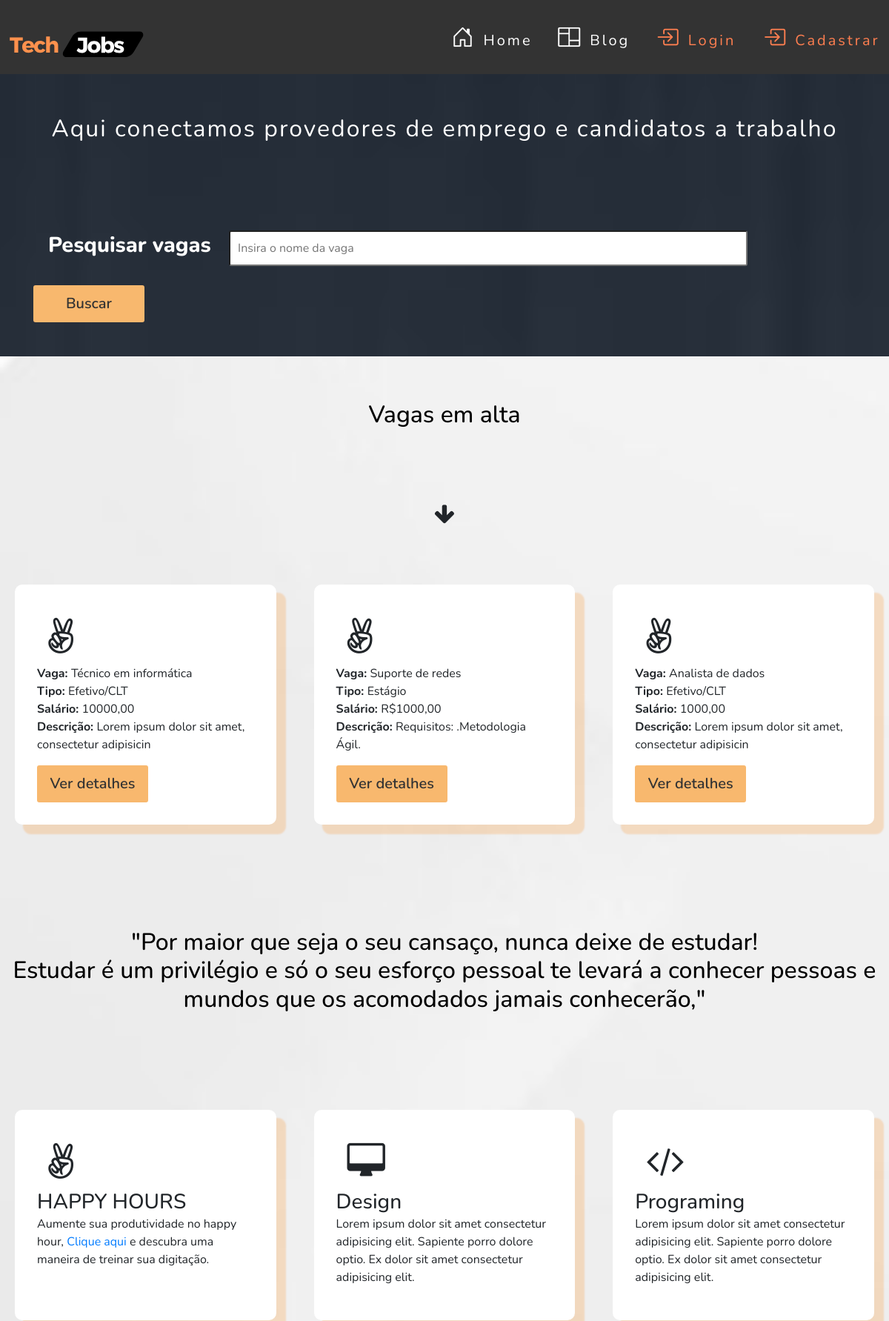
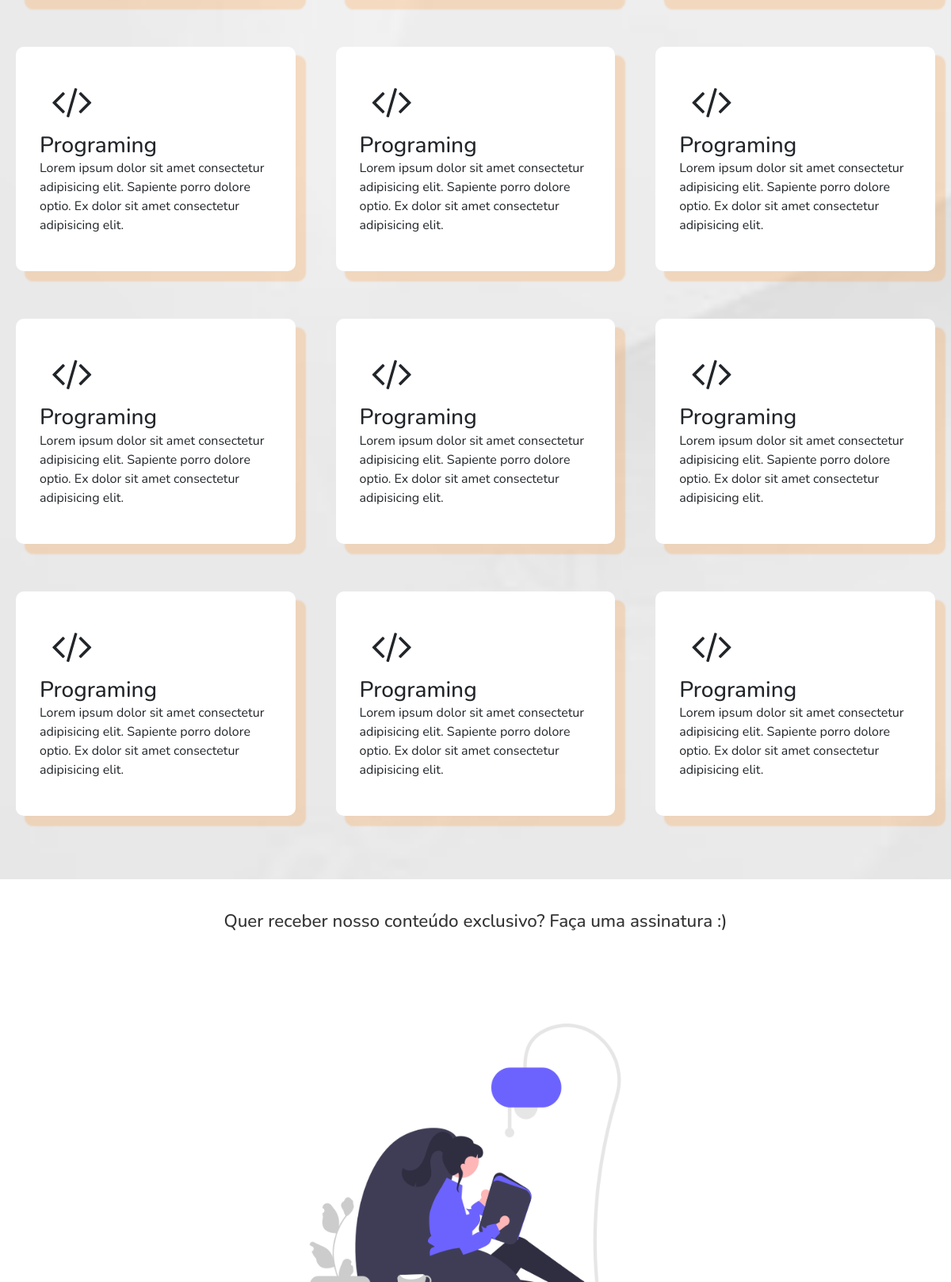
The app's page /view/index.php (upper part) with its own data (2 pictures, top to bottom).
### tables this page shows
CREATE TABLE `vaga` (
  `id` int NOT NULL,
  `nome` varchar(50) NOT NULL,
  `tipo` varchar(30) NOT NULL,
  `descricao` longtext NOT NULL,
  `salario` varchar(50) NOT NULL,
  `carga_horaria` varchar(100) NOT NULL,
  `data_publicacao` date NOT NULL,
  `data_expiracao` date NOT NULL,
  `usuario_id` int DEFAULT NULL
);

### src/database/conexao.php (called while the page is built)
<?php
class Conexao
{
    public static function getConexao()
    {
        try {
            return new PDO("mysql:host=127.0.0.1;dbname=techjobsdb", "root", "");
        } catch (\PDOException $e) {
            echo 'Error ao conectar com banco de dados. ' . $e->getMessage();
            return null;
        }
    }
}

### src/dao/vagadao.php (called while the page is built, shortened)
<?php
include_once __DIR__ . '/../database/conexao.php';
class  VagaDAO
{
    private $dbh;
    public function __construct()
    {
        $this->dbh = Conexao::getConexao();
    }
    public function getAll()
    {
        $query = "SELECT * FROM vaga";
        $stmt = $this->dbh->query($query);
        $rows = $stmt->fetchAll();
        $this->dbh = null;
        return $rows;
    }
}

### vaga/all.php (the view, shortened to what this page needs)
<?php
require_once __DIR__ . '/../src/dao/vagadao.php';
$dao = new VagaDAO();
$vagas = $dao->getAll();
foreach ($vagas
as $vaga) { ?>
    <article>
        <div class="icon"><i class="fa fa-3x fa-angellist"></i></div>
        <div class="content" title="<?= $vaga['descricao'] ?>">
            <?php echo '<strong>Vaga: </strong>' . $vaga['nome'] ?><br>
            <p><?php echo '<strong>Tipo: </strong> ' . $vaga['tipo'] ?><br>
                <?php echo '<strong>Salário: </strong> ' . $vaga['salario'] ?><br>
                <?php echo '<strong>Descrição: </strong> ' .
                    substr($vaga['descricao'], 0,
                        (strlen($vaga['descricao']) >= 50 ? 50 :
                            strlen($vaga['descricao']))) ?>
            </p>
            <span class="btn-orange">
                                    <a href="../vaga/candidatar.php?id=<?= $vaga['id'] ?>"><button type="submit"
                                                                                                class="btn-primary btn-lg">Ver detalhes</button></a>
                                </span>
        </div>
    </article>
    <?php } ?>

### layouts/headerHome.php
<header class="main-header">
    <nav class="main-header-content">
        <div class="logo">
            <a href="index.php">
                <img src="../assets/img/Tech%20(1).svg" alt="" width="200px" height="100px">
            </a>
        </div>
        <nav class="menu">
            <ul>
                <li class="item-menu">
                    <a href="index.php">
                        <span class="icon"><i class="bi bi-house-door"></i></span>
                        <span class="txt-link">Home</span>
                    </a>
                </li>
                <li class="item-menu">
                    <a href="blog.php">
                        <span class="icon"><i class="bi bi-columns"></i></span>
                        <span class="txt-link">Blog</span>
                    </a>
                </li>
                <li class="item-menu">
                    <a style="color: coral" href="../auth/index.php">
                        <span class="icon"><i class="bi bi-box-arrow-in-right"></i></span>
                        <span class="txt-link">Login</span>
                    </a>
                </li>
                <li class="item-menu">
                    <a style="color: coral" href="../usuarios/opçõesCadastro.php">
                        <span class="icon"><i class="bi bi-box-arrow-in-right"></i></span>
                        <span class="txt-link">Cadastrar</span>
                    </a>
                </li>
            </ul>
        </nav>
    </nav>
</header>

### view/index.php (shortened to what this page needs)
<?php require_once __DIR__ . '/../layouts/headerHome.php'; ?>
<!DOCTYPE html>
<html lang="pt-br">
<head>
    <link rel="stylesheet" href="https://maxcdn.bootstrapcdn.com/bootstrap/4.0.0/css/bootstrap.min.css"
>
    <link rel="stylesheet" href="https://cdn.jsdelivr.net/npm/bootstrap-icons@1.11.1/font/bootstrap-icons.css">
    <link rel="stylesheet" href="https://cdnjs.cloudflare.com/ajax/libs/font-awesome/4.7.0/css/font-awesome.min.css"
/>
    <link href="https://unpkg.com/progressive-image@1.2.0/dist/index.css" rel="stylesheet" type="text/css">
    <link href="https://unpkg.com/aos@2.3.1/dist/aos.css" rel="stylesheet">
    <link rel="stylesheet" href="../assets/css/style.css">
    <link rel="stylesheet" href="https://cdn.jsdelivr.net/npm/bootstrap-icons@1.11.1/font/bootstrap-icons.css">
</head>
<body id="home">
<div class="main-cta">
    <article class="main-cta-banner">
        <div class="main-cta-banner-spacer">
            <p>Aqui conectamos provedores de emprego e candidatos a trabalho</p>
            <div class="col-md-12">
                <div class="card-body font-weight-bold">
                    <div class="form-group main-cta-banner-busca">
                        <form action="../vaga/consulta.php" method="POST">
                            <label for="vaga">
                                <h1>Pesquisar vagas</h1>
                            </label>
                            <input type="text" name="vaga" size="50" placeholder="Insira o nome da vaga"></input>
                            <span class="btn-orange">
                                    <button type="submit" class="btn-primary btn-lg">Buscar</button>
                                </span>
                        </form>
                    </div>
                </div>
            </div>
        </div>
    </article>
</div>
<section class="main-blog">
    <div class="main-blog-header">
        <h2 class="aos-init aos-animate">
            Vagas em alta
        </h2>
        <div class="seta">
            <i class="fa fa-arrow-down"></i>
        </div>
    </div>
    <div class="main-blog-content">
        <?php require_once __DIR__ . '/../vaga/all.php'; ?>
    </div>
    <div class="main-blog-header">
        <h2 class="aos-init aos-animate">
            "Por maior que seja o seu cansaço, nunca deixe de estudar! <br>
            Estudar é um privilégio e só o seu
            esforço pessoal te levará a conhecer pessoas e mundos que os acomodados jamais conhecerão,"
        </h2>
    </div>
    <div class="main-blog-content">
        <article>
            <div class="icon"><i class="fa fa-3x fa-angellist"></i></div>
            <div class="content">
                <h3>HAPPY HOURS</h3>
                <p>Aumente sua produtividade no happy hour,
                    <a href="https://monkeytype.com/" target="_blank" rel="external">Clique aqui</a>
                    e descubra uma maneira de treinar sua digitação.
                </p>
            </div>
        </article>
        <article>
            <div class="icon">
                <i class="fa fa-3x fa-desktop"></i>
            </div>
            <div class="content">
                <h3>Design</h3>
                <p>Lorem ipsum dolor sit amet consectetur adipisicing elit. Sapiente porro dolore optio.
                    Ex dolor sit amet consectetur adipisicing elit.
                </p>
            </div>
        </article>
        <article>
            <div class="icon">
                <i class="fa fa-3x fa-code"></i>
            </div>
            <div class="content">
                <h3>Programing</h3>
                <p>Lorem ipsum dolor sit amet consectetur adipisicing elit. Sapiente porro dolore optio.
                    Ex dolor sit amet consectetur adipisicing elit.
                </p>
            </div>
        </article>
        <article>
            <div class="icon">
                <i class="fa fa-3x fa-code"></i>
            </div>
            <div class="content">
                <h3>Programing</h3>
                <p>Lorem ipsum dolor sit amet consectetur adipisicing elit. Sapiente porro dolore optio.
                    Ex dolor sit amet consectetur adipisicing elit.
                </p>
            </div>
        </article>
        <article>
            <div class="icon">
                <i class="fa fa-3x fa-code"></i>
            </div>
            <div class="content">
                <h3>Programing</h3>
                <p>Lorem ipsum dolor sit amet consectetur adipisicing elit. Sapiente porro dolore optio.
                    Ex dolor sit amet consectetur adipisicing elit.
                </p>
            </div>
        </article>
        <article>
            <div class="icon">
                <i class="fa fa-3x fa-code"></i>
            </div>
            <div class="content">
                <h3>Programing</h3>
                <p>Lorem ipsum dolor sit amet consectetur adipisicing elit. Sapiente porro dolore optio.
                    Ex dolor sit amet consectetur adipisicing elit.
                </p>
            </div>
        </article>
        <article>
            <div class="icon">
                <i class="fa fa-3x fa-code"></i>
            </div>
            <div class="content">
                <h3>Programing</h3>
                <p>Lorem ipsum dolor sit amet consectetur adipisicing elit. Sapiente porro dolore optio.
                    Ex dolor sit amet consectetur adipisicing elit.
                </p>
            </div>
        </article>
        <article>
            <div class="icon">
                <i class="fa fa-3x fa-code"></i>
            </div>
            <div class="content">
                <h3>Programing</h3>
                <p>Lorem ipsum dolor sit amet consectetur adipisicing elit. Sapiente porro dolore optio.
                    Ex dolor sit amet consectetur adipisicing elit.
                </p>
            </div>
        </article>
        <article>
            <div class="icon">
                <i class="fa fa-3x fa-code"></i>
            </div>
            <div class="content">
                <h3>Programing</h3>
                <p>Lorem ipsum dolor sit amet consectetur adipisicing elit. Sapiente porro dolore optio.
                    Ex dolor sit amet consectetur adipisicing elit.
                </p>
            </div>
        </article>
        <article>
            <div class="icon">
                <i class="fa fa-3x fa-code"></i>
            </div>
            <div class="content">
                <h3>Programing</h3>
                <p>Lorem ipsum dolor sit amet consectetur adipisicing elit. Sapiente porro dolore optio.
                    Ex dolor sit amet consectetur adipisicing elit.
                </p>
            </div>
        </article>
        <article>
            <div class="icon">
                <i class="fa fa-3x fa-code"></i>
            </div>
            <div class="content">
                <h3>Programing</h3>
                <p>Lorem ipsum dolor sit amet consectetur adipisicing elit. Sapiente porro dolore optio.
                    Ex dolor sit amet consectetur adipisicing elit.
                </p>
            </div>
        </article>
        <article>
            <div class="icon">
                <i class="fa fa-3x fa-code"></i>
            </div>
            <div class="content">
                <h3>Programing</h3>
                <p>Lorem ipsum dolor sit amet consectetur adipisicing elit. Sapiente porro dolore optio.
                    Ex dolor sit amet consectetur adipisicing elit.
                </p>
            </div>
        </article>
    </div>
</section>
<section class="main-assinatura">
    <div class="main-assinatura-header">
        <h1>Quer receber nosso conteúdo exclusivo? Faça uma assinatura :) </h1>
    </div>
    <article class="main-assinatura-content">
        <img src="../assets/img/undraw_Reading_time_re_phf7.png" width="800px" height="600px" alt="reading">
    </article>
</section>
</body>
</html>

### assets/css/style.css (style rules this page uses)
* { margin: 0; padding: 0; box-sizing: border-box; font-family: Nunito, Arial, Helvetica, sans-serif; }
body { background-color: #eee; animation-name: FadeIn; animation-duration: .6s; animation-delay: .5s; animation-timing-function: ease-in-out; animation-fill-mode: backwards; animation-direction: alternate; font-family: Arial, Helvetica, sans-serif; background: url("../img/0-white-bg-1.jpeg"); background-size: cover; overflow-x: hidden; }
.main-header { width: 100%; background: #333333; padding: 10px 0; height: 100px; }
.main-header .main-header-content { display: flex; max-width: 1800px; margin: 0 auto; justify-content: space-between; }
.main-header .main-header-content .logo { flex-basis: 25%; border: none !important; }
.main-header .main-header-content .logo a { text-decoration: none; font-size: 1.5rem; letter-spacing: 3px; color: coral; padding: 5px; transition: .5s; }
nav.menu { transition: .2s; }
.menu ul { list-style-type: none; display: flex; }
.menu ul li.item-menu a { color: #ffffff; text-decoration: none; transition: .5s; font-size: 20px; padding: 25px 4%; display: flex; margin-bottom: 20px; line-height: 40px; cursor: pointer; letter-spacing: 3px; }
.menu ul li.item-menu a .txt-link { margin-left: 10px; margin-right: 20px; }
.menu ul li.item-menu a .icon { font-size: 30px; margin-left: 15px; }
.main-cta { width: 100%; background-image: url(../img/blue2.jpg); background-color: #333333; background-position: center center; background-size: cover; background-repeat: no-repeat; background-attachment: fixed; color: #fff; }
.main-cta .main-cta-banner { max-width: 1300px; margin: 0 auto; }
.main-cta .main-cta-banner .main-cta-banner-spacer p { font-size: 2rem; font-weight: 400; letter-spacing: 2px; color: #ffffff; text-align: center; padding: 50px 0; }
.main-cta .main-cta-banner .main-cta-banner-spacer label h1 { font-size: 1.8em; font-weight: 800; color: #ffffff; text-align: center; padding: 20px; }
.main-cta-banner-busca { padding: 10px; width: 100%; }
.main-cta-banner-busca input { padding: 10px; width: 700px; border-radius: 3px; margin-right: 15px; }
.btn-orange a button { border: none; padding: 10px; width: 150px; background-color: rgb(248, 184, 110); color: #333333; text-align: center; text-decoration: none; font-weight: 600; border-radius: 3px; cursor: pointer; transition: 0.6s; }
.btn-orange button { border: none; padding: 10px; width: 150px; background-color: rgb(248, 184, 110); color: #333333; text-align: center; text-decoration: none; font-weight: 600; border-radius: 3px; cursor: pointer; transition: 0.6s; }
.seta i { margin-top: 50px; font-size: 30px; display: block; cursor: pointer; text-align: center; position: relative; animation-name: SobeDesce; animation-duration: 1.5s; animation-timing-function: ease-in; animation-iteration-count: infinite; animation-fill-mode: both }
.main-blog { max-width: 1300px; margin-left: auto; margin-right: auto; }
.main-blog .main-blog-header { width: 100%; padding-bottom: 50px; margin-bottom: 30px; }
.main-blog .main-blog-header h2 { color: #000000; margin: 0 5px; padding-top: 60px; padding-bottom: 50px; font-size: 2rem; font-weight: 500; text-align: center; }
.main-blog .main-blog-content { display: flex; flex-wrap: wrap; justify-content: space-between; margin: 20px; }
.main-blog .main-blog-content article { flex-basis: calc(33% - 30px); margin-bottom: 60px; border: none #e2dddd; border-radius: 10px; background-color: #fff; box-shadow: 12px 12px 2px 1px rgba(255, 132, 0, 0.2); padding: 30px; }
.main-blog .main-blog-content article h3 { margin: auto; }
.main-blog .main-blog-content article .icon { padding: 15px; margin: 0 auto; }
a { text-decoration: none }
.main-assinatura { max-width: 100%; background-color: white; align-items: center; justify-content: center; }
.main-assinatura-header > h1 { color: #333; text-align: center; padding: 40px; font-size: 1.4rem; }
.main-assinatura-content { max-width: 100%; margin: 0 auto; display: flex; flex-wrap: wrap; justify-content: center; }
.main-assinatura-content img { align-self: center; }

### records on screen
vaga: nome "Técnico em informática", tipo "Efetivo/CLT", salario "10000,00", descricao "Lorem ipsum dolor sit amet, consectetur adipisicin"
vaga: nome "Suporte de redes", tipo "Estágio", salario "R$1000,00", descricao "Requisitos: .Metodologia Ágil."
vaga: nome "Analista de dados", tipo "Efetivo/CLT", salario "1000,00", descricao "Lorem ipsum dolor sit amet, consectetur adipisicin"
